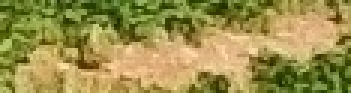
#> input picture app/datasets/aerial/bad/1.jpg, 117 x 31 px, found by its file name (shown 3 times larger); its folder holds only this picture in this run
$ python mascaras.py
#> lines starting #> are read from the running program, lines starting #| are printed output that depends on the picture
import os
from PIL import Image
import numpy as np

# Directorios de entrada y salida
input_dir = "datasets/colors/images/train"
output_dir = "datasets/masks"

# Mapear categorías a valores únicos para las máscaras
category_to_value = {
    "bad": 1,
    "good": 2,
    "slightly_bad": 3,
    "slightly_good": 4,
}

def generate_mask(image_path, category_value):
    """
    Genera una máscara para una imagen específica usando variaciones de intensidad.
    """
#> called with image_path = 'datasets/colors/images/train/bad/1.jpg', category_value = 1
    # Cargar la imagen original
    image = Image.open(image_path).convert("L")  # Convertir a escala de grises
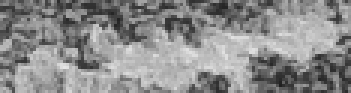
#> image: PIL image 117x31 L (shown 3 times larger); min 32, max 229, mean 139.7
    image_array = np.array(image)

    # Normalizar los valores para generar variaciones
    normalized = (image_array / 255.0) * category_value
    mask = (normalized * 255 / category_value).astype(np.uint8)

    return Image.fromarray(mask)

def process_dataset(input_dir, output_dir):
    """
    Procesa el dataset para generar máscaras.
    """
    if not os.path.exists(output_dir):
        os.makedirs(output_dir)

    for category, value in category_to_value.items():
        category_input_path = os.path.join(input_dir, category)
        category_output_path = os.path.join(output_dir, category)

        if not os.path.exists(category_output_path):
            os.makedirs(category_output_path)

#> (the run stopped early here; a loop or call above may not have finished)
